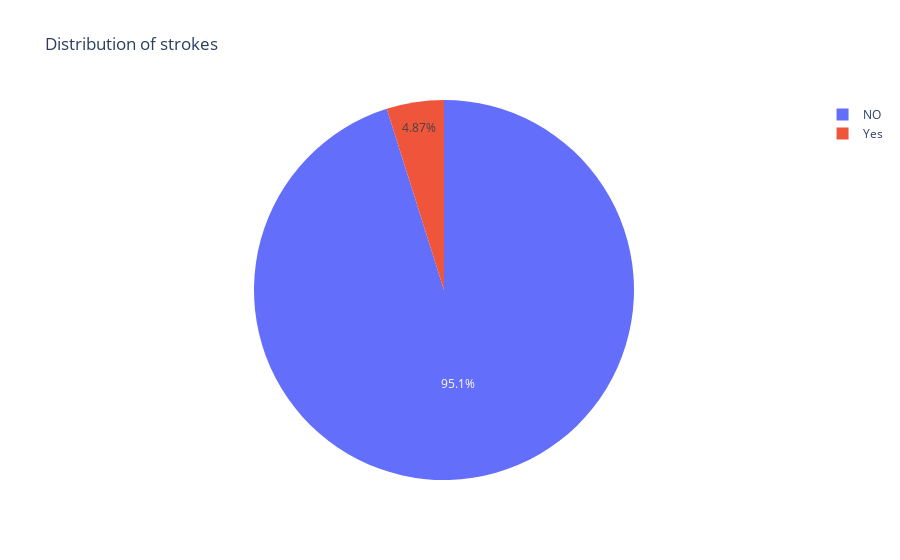

Notebook code cell kept with this figure:
### Code cell
px.pie(labels=np.array(health_care_df.stroke.value_counts()),values=[x for x in health_care_df.stroke.value_counts()],
       names=['NO','Yes'], title=' Distribution of strokes')

### Figure 1 — Plotly figure (JSON) as saved in the notebook; plotly's stock layout.template omitted (floating-point values rounded to 4 significant figures)
{"data": [{"domain": {"x": [0, 1], "y": [0, 1]}, "hovertemplate": "label=%{label}<br>value=%{value}<extra></extra>", "labels": ["NO", "Yes"], "legendgroup": "", "name": "", "showlegend": true, "type": "pie", "values": [4861, 249]}], "layout": {"legend": {"tracegroupgap": 0}, "title": {"text": " Distribution of strokes"}}}
